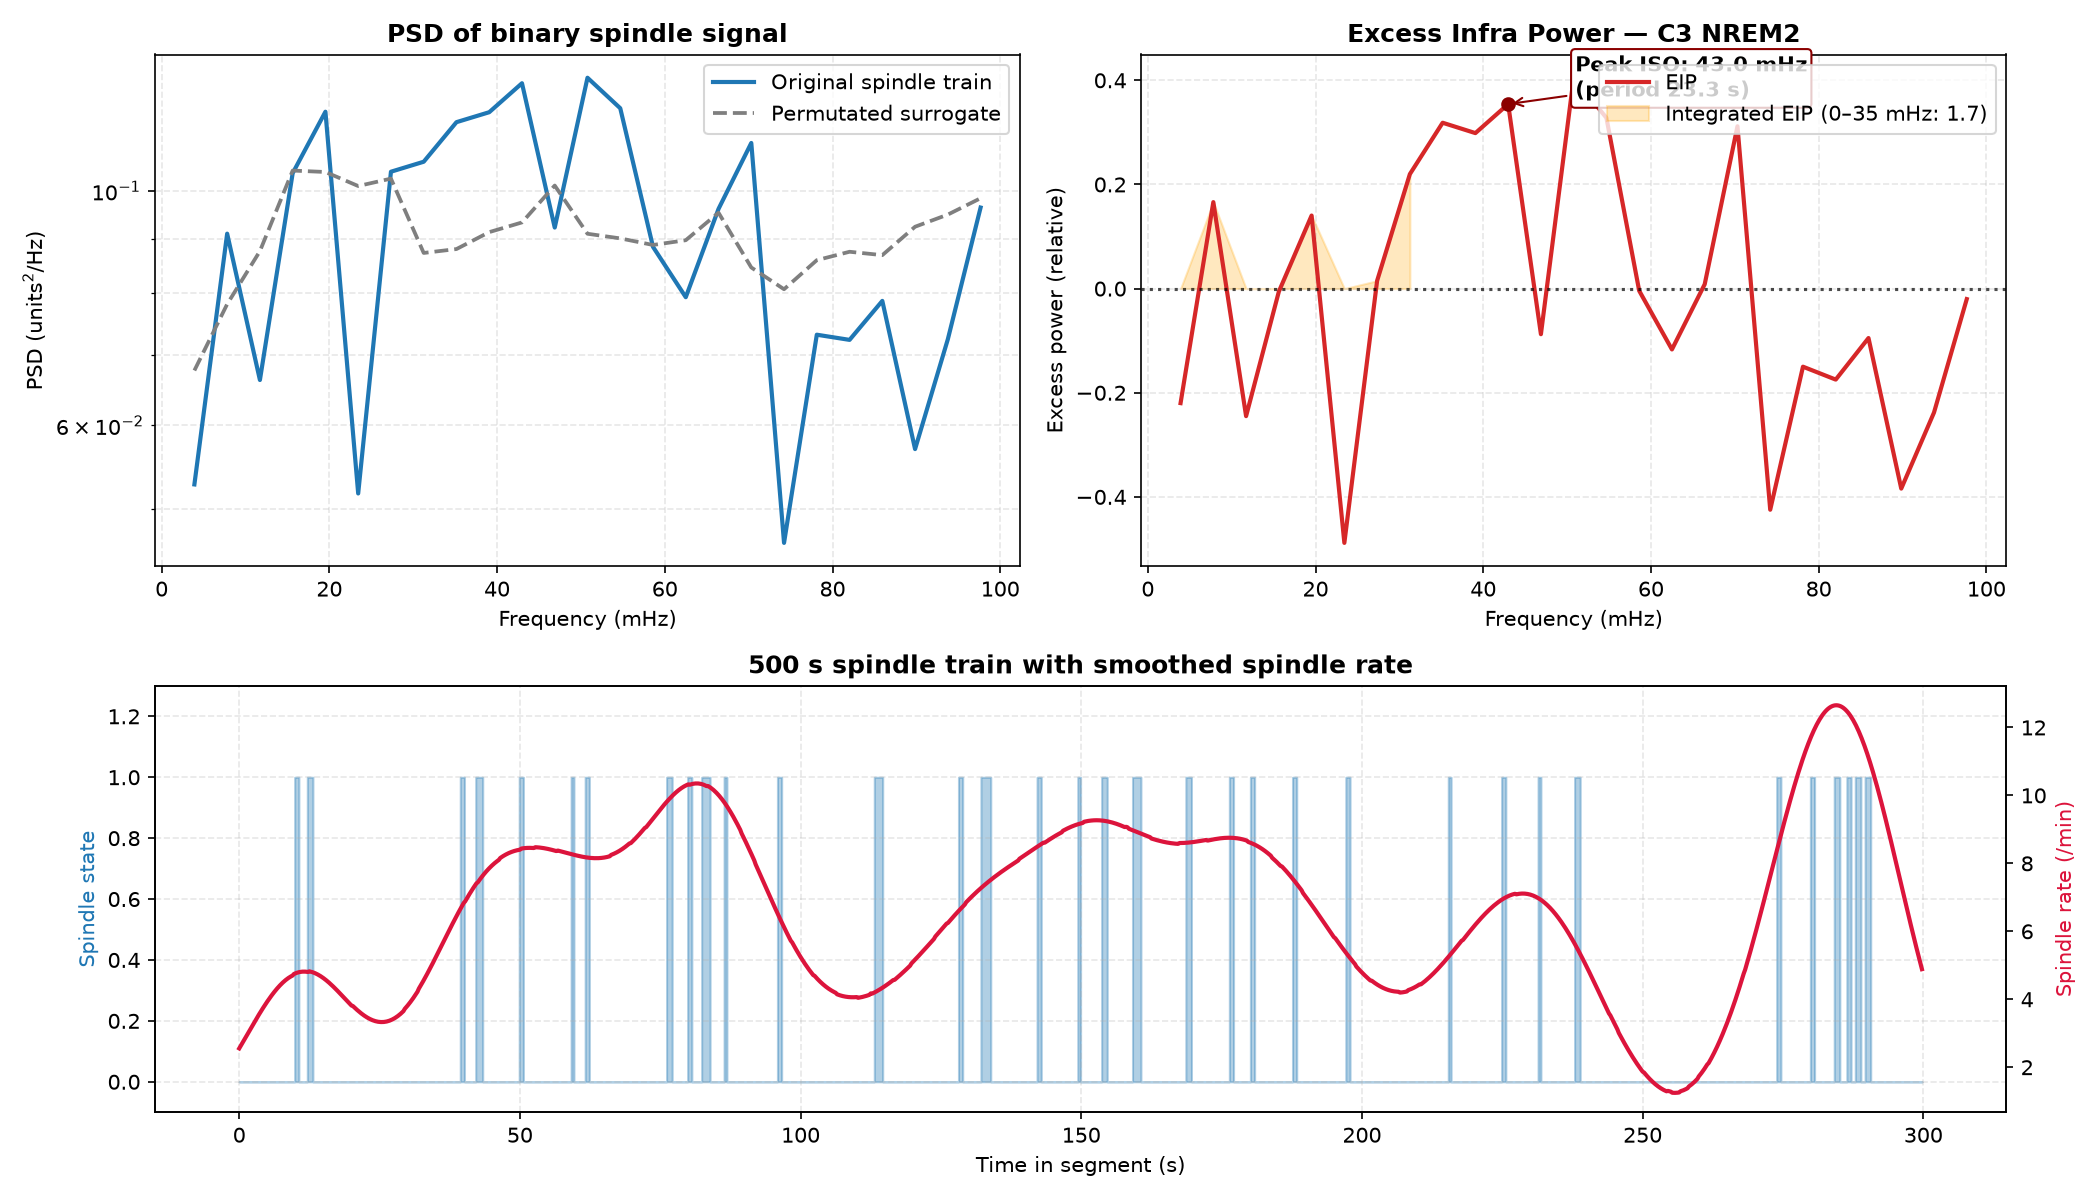

Source code (Python):
"""
Excess Infra Power (EIP) of all spindles on C3, NREM2
=====================================================
Same method as fsa.py (see infraslow.py), plus:
  - automatic peak ISO frequency / period
  - a 500 s time trace showing the slowly changing spindle rate
"""

import matplotlib.pyplot as plt
import numpy as np
from scipy.signal.windows import gaussian

from infraslow import compute_eip, integrated_eip
from reading_working import load_recording
from spindles import detect_yasa_spindles

# 1. Settings
edf_name = "BB0008_SP2.edf"
channel = "C3"
fs_down = 4  # rate of the binary spindle signal

# 2. Load data & detect spindles
signal, fs, hypnogram, artefacts, art_idx = load_recording(edf_name, channel)
is_n2 = (hypnogram == 2) & (artefacts[:, art_idx] == 0)

spindles = detect_yasa_spindles(signal, fs, hypnogram, artefacts, art_idx)
print(f"{len(spindles)} clean spindles on {channel}")

# 3. Excess infra power
res = compute_eip(spindles, is_n2, fs, fs_down=fs_down)
f, eip = res["f"], res["eip"]
segments = res["segments"]
print(f"Analysed {len(segments)} segments ({sum(map(len, segments)) / fs_down / 60:.1f} min)")

# Peak in the 5–50 mHz infraslow band
f_mhz = f * 1000
iso = (f_mhz >= 5) & (f_mhz <= 50)
peak_f = f_mhz[iso][np.argmax(eip[iso])]
peak_val = eip[iso].max()
int_eip = integrated_eip(f, eip)

print(f"Peak ISO: {peak_f:.2f} mHz (period {1000 / peak_f:.1f} s) | "
      f"peak EIP {peak_val:.3f} | integrated EIP {int_eip:.2f}")

# 4. Plot
fig = plt.figure(figsize=(14, 8))
gs = fig.add_gridspec(2, 2, height_ratios=[1.2, 1])
show = (f_mhz >= 3) & (f_mhz <= 100)

# Panel A: PSD real vs. permutated
ax1 = fig.add_subplot(gs[0, 0])
ax1.semilogy(f_mhz[show], res["psd_orig"][show], color="#1f77b4", linewidth=2.0, label="Original spindle train")
ax1.semilogy(f_mhz[show], res["psd_perm"][show], color="#7f7f7f", linestyle="--", linewidth=1.8, label="Permutated surrogate")
ax1.set_title("PSD of binary spindle signal", fontweight="bold")
ax1.set_xlabel("Frequency (mHz)")
ax1.set_ylabel(r"PSD ($\mathrm{units}^2 / \mathrm{Hz}$)")
ax1.grid(True, which="both", linestyle="--", alpha=0.3)
ax1.legend(loc="upper right")

# Panel B: EIP with peak
ax2 = fig.add_subplot(gs[0, 1])
integ = show & (f_mhz <= 35)
ax2.plot(f_mhz[show], eip[show], color="#d62728", linewidth=2.0, label="EIP")
ax2.axhline(0, color="black", linestyle=":", alpha=0.7)
ax2.fill_between(f_mhz[integ], 0, np.maximum(0, eip[integ]), color="orange", alpha=0.25,
                 label=f"Integrated EIP (0–35 mHz: {int_eip:.1f})")
ax2.plot(peak_f, peak_val, marker="o", color="darkred")
ax2.annotate(f"Peak ISO: {peak_f:.1f} mHz\n(period {1000 / peak_f:.1f} s)",
             xy=(peak_f, peak_val), xytext=(peak_f + 8, peak_val * 0.9 + 0.05),
             arrowprops=dict(arrowstyle="->", color="darkred"), fontweight="bold",
             bbox=dict(boxstyle="round,pad=0.2", facecolor="white", edgecolor="darkred"))
ax2.set_title(f"Excess Infra Power — {channel} NREM2", fontweight="bold")
ax2.set_xlabel("Frequency (mHz)")
ax2.set_ylabel("Excess power (relative)")
ax2.grid(True, linestyle="--", alpha=0.3)
ax2.legend(loc="upper right")

# Panel C: 500 s of the spindle train + smoothed spindle rate
ax3 = fig.add_subplot(gs[1, :])
seg = segments[0][: 500 * fs_down]
t = np.arange(len(seg)) / fs_down
kernel = gaussian(60 * fs_down, std=10 * fs_down)  # 10 s Gaussian smoothing
onsets = np.diff(seg, prepend=0) > 0  # True at the first sample of each spindle
rate = np.convolve(onsets, kernel / kernel.sum(), mode="same") * fs_down * 60  # spindles per minute

ax3.fill_between(t, 0, seg, color="#1f77b4", alpha=0.35, step="mid", label="Spindle (1 = on)")
ax3.set_ylim(-0.1, 1.3)
ax3.set_xlabel("Time in segment (s)")
ax3.set_ylabel("Spindle state", color="#1f77b4")
ax3_r = ax3.twinx()
ax3_r.plot(t, rate, color="crimson", linewidth=2.0)
ax3_r.set_ylabel("Spindle rate (/min)", color="crimson")
ax3.set_title("500 s spindle train with smoothed spindle rate", fontweight="bold")
ax3.grid(True, linestyle="--", alpha=0.3)

plt.tight_layout()
plt.savefig("excess_infra_power.png", dpi=150)
print("Saved excess_infra_power.png")
plt.show()
